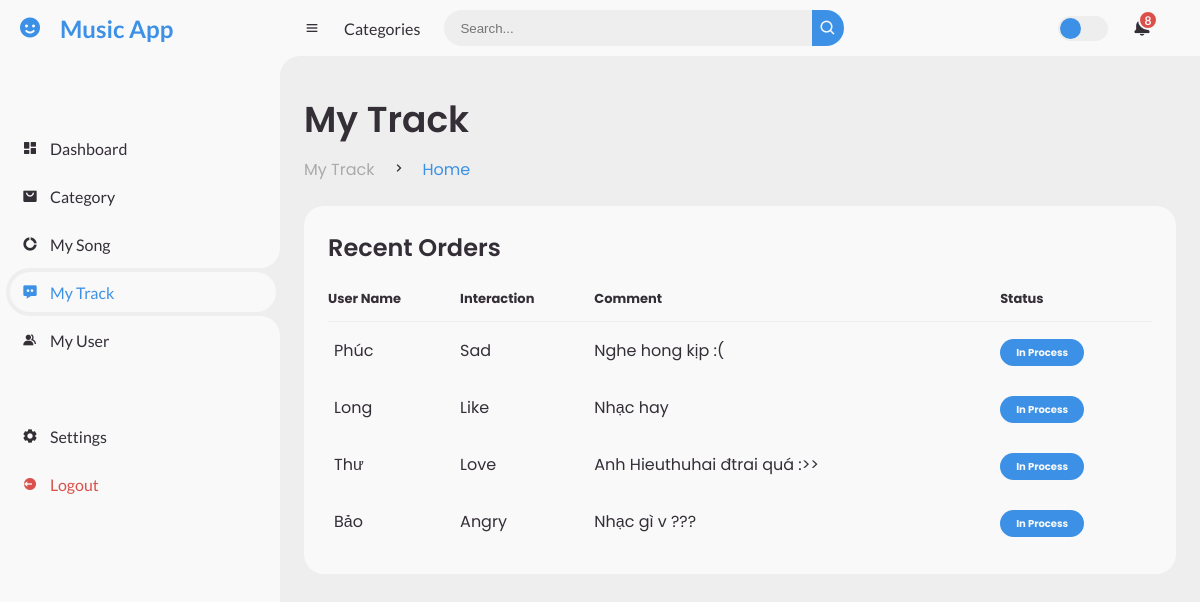
The app's page /Admin/Views/Track.php with its own data.
### tables this page shows
CREATE TABLE `track` (
  `UserID` int(11) NOT NULL,
  `SongID` int(11) NOT NULL,
  `Username` varchar(255) NOT NULL,
  `Comment` varchar(255) NOT NULL,
  `Interact` varchar(255) NOT NULL
);

### Admin/Views/Track.php (the view, shortened to what this page needs)
<!DOCTYPE html>
<html lang="en">
<head>
	<link href='https://unpkg.com/boxicons@2.0.9/css/boxicons.min.css' rel='stylesheet'>
	<link rel="stylesheet" href="../assets/style.css">
</head>
<body>
	<section id="sidebar">
		<a href="#" class="brand">
			<i class='bx bxs-smile'></i>
			<span class="text">Music App</span>
		</a>
		<ul class="side-menu top">
			<li>
				<a href="../index.php">
					<i class='bx bxs-dashboard' ></i>
					<span class="text">Dashboard</span>
				</a>
			</li>
			<li>
				<a href="./Category.php">
					<i class='bx bxs-shopping-bag-alt' ></i>
					<span class="text">Category</span>
				</a>
			</li>
			<li>
				<a href="./Song.php">
					<i class='bx bxs-doughnut-chart' ></i>
					<span class="text">My Song</span>
				</a>
			</li>
			<li class="active">
				<a href="./Track.php">
					<i class='bx bxs-message-dots' ></i>
					<span class="text">My Track</span>
				</a>
			</li>
			<li>
				<a href="./Profile.php">
					<i class='bx bxs-group' ></i>
					<span class="text">My User</span>
				</a>
			</li>
		</ul>
		<ul class="side-menu">
			<li>
				<a href="#">
					<i class='bx bxs-cog' ></i>
					<span class="text">Settings</span>
				</a>
			</li>
			<li>
				<a href="../logout.php" class="logout">
					<i class='bx bxs-log-out-circle' ></i>
					<span class="text">Logout</span>
				</a>
			</li>
		</ul>
	</section>
	<section id="content">
		<nav>
			<i class='bx bx-menu' ></i>
			<a href="#" class="nav-link">Categories</a>
			<form action="#">
				<div class="form-input">
					<input type="search" placeholder="Search...">
					<button type="submit" class="search-btn"><i class='bx bx-search' ></i></button>
				</div>
			</form>
			<label for="switch-mode" class="switch-mode"></label>
			<a href="#" class="notification">
				<span class="num">8</span>
			</a>
		</nav>
		<main>
			<div class="head-title">
				<div class="left">
					<h1>My Track</h1>
					<ul class="breadcrumb">
						<li>
							<a href="#">My Track</a>
						</li>
						<li><i class='bx bx-chevron-right' ></i></li>
						<li>
							<a class="active" href="#">Home</a>
						</li>
					</ul>
				</div>
			</div>
			<div class="table-data">
				<div class="order">
					<div class="head">
						<h3>Recent Orders</h3>
					</div>
					<table>
						<thead>
							<tr>
								<th>User Name</th>
								<th>Interaction</th>
								<th>Comment</th>
								<th>Status</th>
							</tr>
						</thead>
						<?php
							include "../db_con.php";
							$sql="SELECT * from track";
							$result=$conn-> query($sql);
							if ($result-> num_rows > 0){
								while ($row=$result-> fetch_assoc()) {
						?>
						<tbody>
							<tr>
								<td><?=$row["Username"]?></td>
								<td><p><?=$row["Interact"]?></p></td>
								<td><p><?=$row["Comment"]?></p></td>
								<td><span class="status completed">In Process</span></td>
							</tr>
							<?php
								}
							}
						?>
						</tbody>
					</table>
				</div>
			</div>
		</main>
	</section>
</body>
</html>

### records on screen
track: Username "Phúc", Interact "Sad", Comment "Nghe hong kịp :("
track: Username "Long", Interact "Like", Comment "Nhạc hay"
track: Username "Thư", Interact "Love", Comment "Anh Hieuthuhai đtrai quá :>>"
track: Username "Bảo", Interact "Angry", Comment "Nhạc gì v ???"
